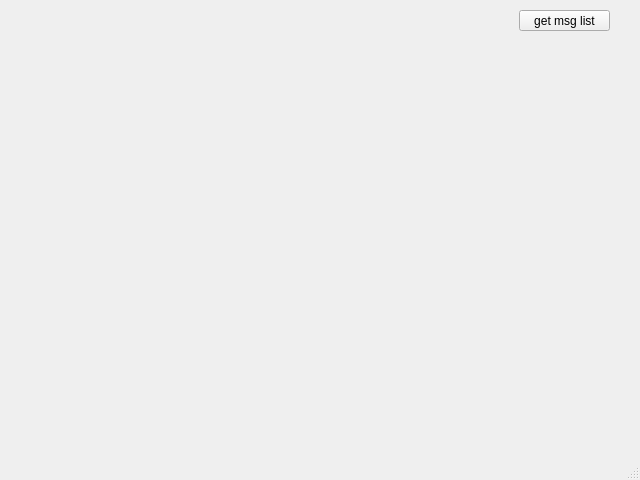
<?xml version="1.0" encoding="UTF-8"?>
<ui version="4.0">
 <class>MsgList</class>
 <widget class="QMainWindow" name="MsgList">
  <property name="geometry">
   <rect>
    <x>0</x>
    <y>0</y>
    <width>640</width>
    <height>480</height>
   </rect>
  </property>
  <property name="windowTitle">
   <string>MainWindow</string>
  </property>
  <widget class="QWidget" name="centralwidget">
   <widget class="QPushButton" name="pushButton">
    <property name="geometry">
     <rect>
      <x>519</x>
      <y>10</y>
      <width>91</width>
      <height>21</height>
     </rect>
    </property>
    <property name="text">
     <string>get msg list</string>
    </property>
   </widget>
  </widget>
  <widget class="QMenuBar" name="menubar">
   <property name="geometry">
    <rect>
     <x>0</x>
     <y>0</y>
     <width>640</width>
     <height>18</height>
    </rect>
   </property>
  </widget>
  <widget class="QStatusBar" name="statusbar"/>
 </widget>
 <resources/>
 <connections/>
</ui>
